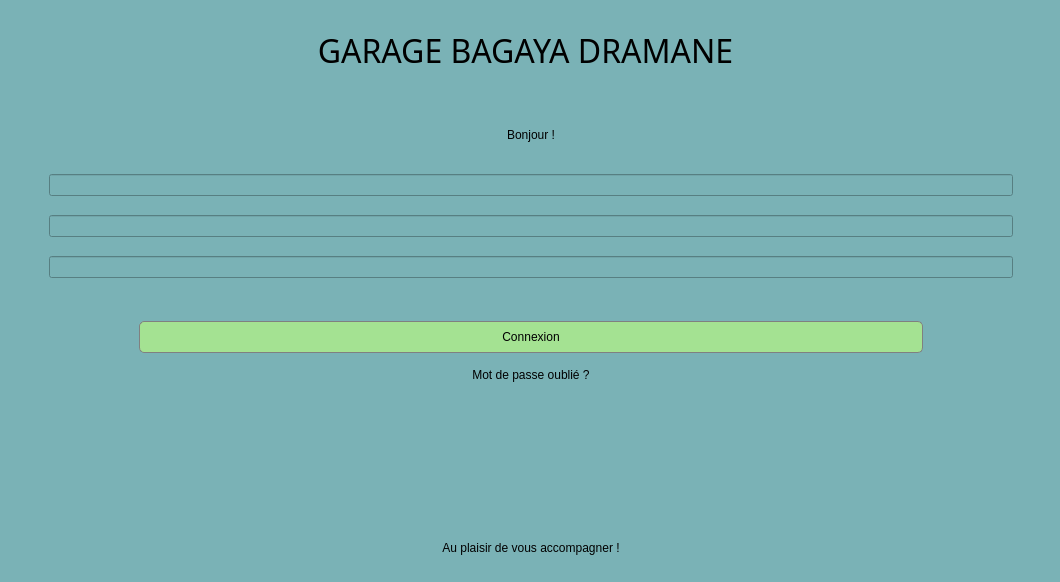
      <widget class="QWidget" name="connexion_admin">
       <property name="styleSheet">
        <string notr="true">background-color: rgb(122, 178, 182);</string>
       </property>
       <widget class="QWidget" name="widget_32" native="true">
        <property name="geometry">
         <rect>
          <x>0</x>
          <y>0</y>
          <width>1051</width>
          <height>101</height>
         </rect>
        </property>
        <layout class="QHBoxLayout" name="horizontalLayout_21" stretch="8">
         <item>
          <widget class="QLabel" name="label_27">
           <property name="font">
            <font>
             <family>Berlin Sans FB</family>
             <pointsize>24</pointsize>
             <weight>50</weight>
             <bold>false</bold>
            </font>
           </property>
           <property name="text">
            <string>GARAGE BAGAYA DRAMANE</string>
           </property>
           <property name="alignment">
            <set>Qt::AlignCenter</set>
           </property>
          </widget>
         </item>
        </layout>
       </widget>
       <widget class="QWidget" name="widget_40" native="true">
        <property name="geometry">
         <rect>
          <x>0</x>
          <y>110</y>
          <width>1031</width>
          <height>463</height>
         </rect>
        </property>
        <layout class="QHBoxLayout" name="horizontalLayout_22">
         <item>
          <widget class="QWidget" name="widget_41" native="true">
           <layout class="QVBoxLayout" name="verticalLayout_42">
            <item>
             <widget class="QLabel" name="label_29">
              <property name="maximumSize">
               <size>
                <width>589</width>
                <height>419</height>
               </size>
              </property>
              <property name="text">
               <string/>
              </property>
              <property name="pixmap">
               <pixmap>images/volvo.jpeg</pixmap>
              </property>
              <property name="scaledContents">
               <bool>true</bool>
              </property>
             </widget>
            </item>
           </layout>
          </widget>
         </item>
         <item>
          <widget class="QWidget" name="widget_42" native="true">
           <layout class="QVBoxLayout" name="verticalLayout_43" stretch="0,0,0">
            <item>
             <widget class="QWidget" name="widget_43" native="true">
              <property name="styleSheet">
               <string notr="true">background-color: rgb(19, 103, 109);

QLineEdit{
	color: rgb(0, 0, 0);
	font: 57 12pt &quot;Montserrat Medium&quot;;
	height: 20px;
	border: 1px solid grey;
	border-radius: 5px;
	padding: 5px;
	background-color: rgb(164, 226, 146);
	color: #000000;
	font-weight: bold;
	font-size: 16px;
	align: center
}

QPushButton{
	background-color: rgb(164, 226, 146);
	border: 1px solid grey;
	border-radius: 5px;
	height: 30px;
}</string>
              </property>
              <layout class="QVBoxLayout" name="verticalLayout_44" stretch="0,2,0,1,0,1,0,2,0,0">
               <item>
                <widget class="QLabel" name="label_30">
                 <property name="text">
                  <string>Bonjour !</string>
                 </property>
                 <property name="alignment">
                  <set>Qt::AlignCenter</set>
                 </property>
                </widget>
               </item>
               <item>
                <spacer name="verticalSpacer_43">
                 <property name="orientation">
                  <enum>Qt::Vertical</enum>
                 </property>
                 <property name="sizeHint" stdset="0">
                  <size>
                   <width>20</width>
                   <height>16</height>
                  </size>
                 </property>
                </spacer>
               </item>
               <item>
                <widget class="QLineEdit" name="lineEdit_52"/>
               </item>
               <item>
                <spacer name="verticalSpacer_44">
                 <property name="orientation">
                  <enum>Qt::Vertical</enum>
                 </property>
                 <property name="sizeHint" stdset="0">
                  <size>
                   <width>20</width>
                   <height>6</height>
                  </size>
                 </property>
                </spacer>
               </item>
               <item>
                <widget class="QLineEdit" name="lineEdit_54"/>
               </item>
               <item>
                <spacer name="verticalSpacer_47">
                 <property name="orientation">
                  <enum>Qt::Vertical</enum>
                 </property>
                 <property name="sizeHint" stdset="0">
                  <size>
                   <width>20</width>
                   <height>40</height>
                  </size>
                 </property>
                </spacer>
               </item>
               <item>
                <widget class="QLineEdit" name="lineEdit_53"/>
               </item>
               <item>
                <spacer name="verticalSpacer_45">
                 <property name="orientation">
                  <enum>Qt::Vertical</enum>
                 </property>
                 <property name="sizeHint" stdset="0">
                  <size>
                   <width>20</width>
                   <height>16</height>
                  </size>
                 </property>
                </spacer>
               </item>
               <item>
                <widget class="QWidget" name="widget_44" native="true">
                 <layout class="QVBoxLayout" name="verticalLayout_45">
                  <property name="leftMargin">
                   <number>90</number>
                  </property>
                  <property name="topMargin">
                   <number>11</number>
                  </property>
                  <property name="rightMargin">
                   <number>90</number>
                  </property>
                  <item>
                   <widget class="QPushButton" name="pushButton_28">
                    <property name="text">
                     <string>Connexion</string>
                    </property>
                   </widget>
                  </item>
                 </layout>
                </widget>
               </item>
               <item>
                <widget class="QLabel" name="label_31">
                 <property name="text">
                  <string>Mot de passe oublié ?</string>
                 </property>
                 <property name="alignment">
                  <set>Qt::AlignCenter</set>
                 </property>
                </widget>
               </item>
              </layout>
             </widget>
            </item>
            <item>
             <spacer name="verticalSpacer_46">
              <property name="orientation">
               <enum>Qt::Vertical</enum>
              </property>
              <property name="sizeHint" stdset="0">
               <size>
                <width>20</width>
                <height>96</height>
               </size>
              </property>
             </spacer>
            </item>
            <item>
             <widget class="QWidget" name="widget_45" native="true">
              <layout class="QVBoxLayout" name="verticalLayout_46">
               <item>
                <widget class="QLabel" name="label_32">
                 <property name="text">
                  <string>Au plaisir de vous accompagner !</string>
                 </property>
                 <property name="alignment">
                  <set>Qt::AlignCenter</set>
                 </property>
                </widget>
               </item>
              </layout>
             </widget>
            </item>
           </layout>
          </widget>
         </item>
        </layout>
       </widget>
      </widget>
